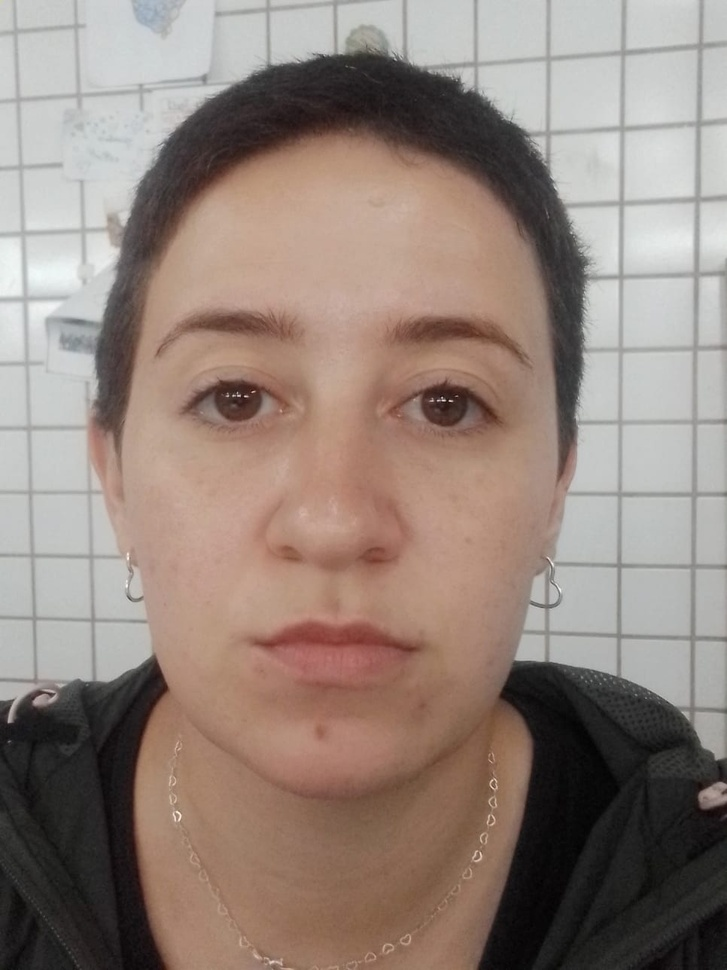
#> input picture projeto_final/ana.jpeg, 727 x 970 px, shrunk from 966 x 1288 before the run, found by its file name
$ python questao3.py
#> lines starting #> are read from the running program, lines starting #| are printed output that depends on the picture
import matplotlib.pyplot as plt
import matplotlib.image as mpimg
import numpy as np

img = mpimg.imread('/home/ananeves/Documents/Github/python_UFMA/ana.jpeg')
#> img is the input picture: shape (970, 727, 3); mean R, G, B 147.6, 131.6, 123
imgplot = plt.imshow(img)
plt.show()

plt.imshow(img[:, :, 1], cmap="gray", vmin=0, vmax=255, interpolation="none")
plt.show()
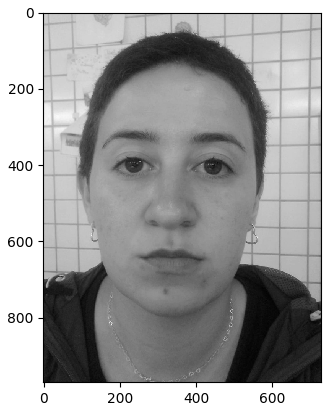
#> figure drawn by matplotlib, 1 panel

plt.imshow(np.rot90(img))
plt.show()
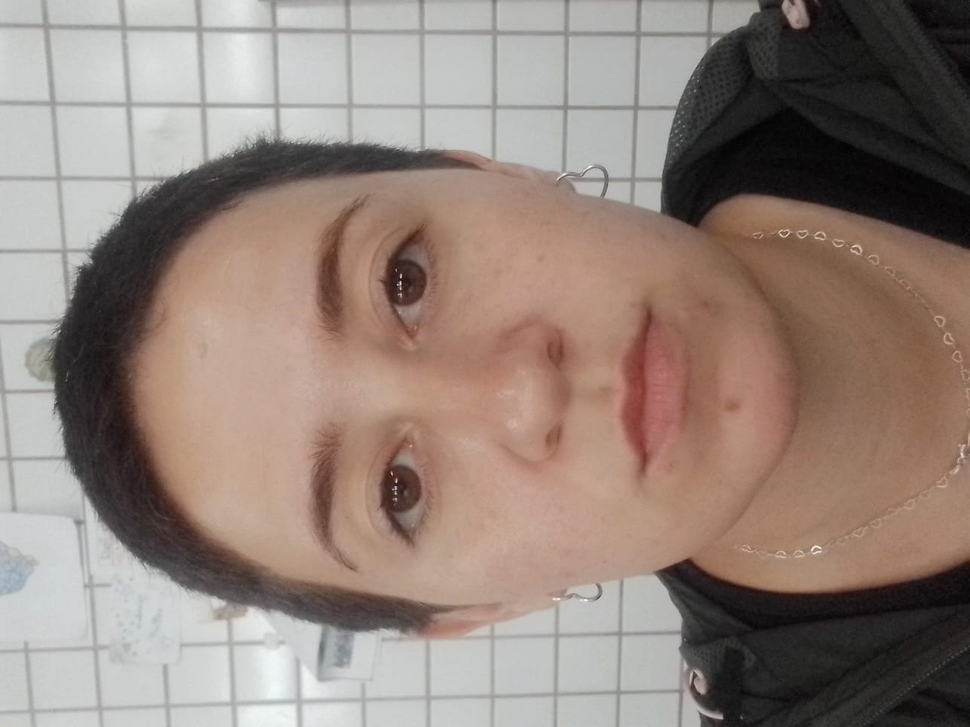
#> shown: shape (727, 970, 3); mean R, G, B 147.6, 131.6, 123

plt.imshow(np.rot90(img, k=3))
plt.show()
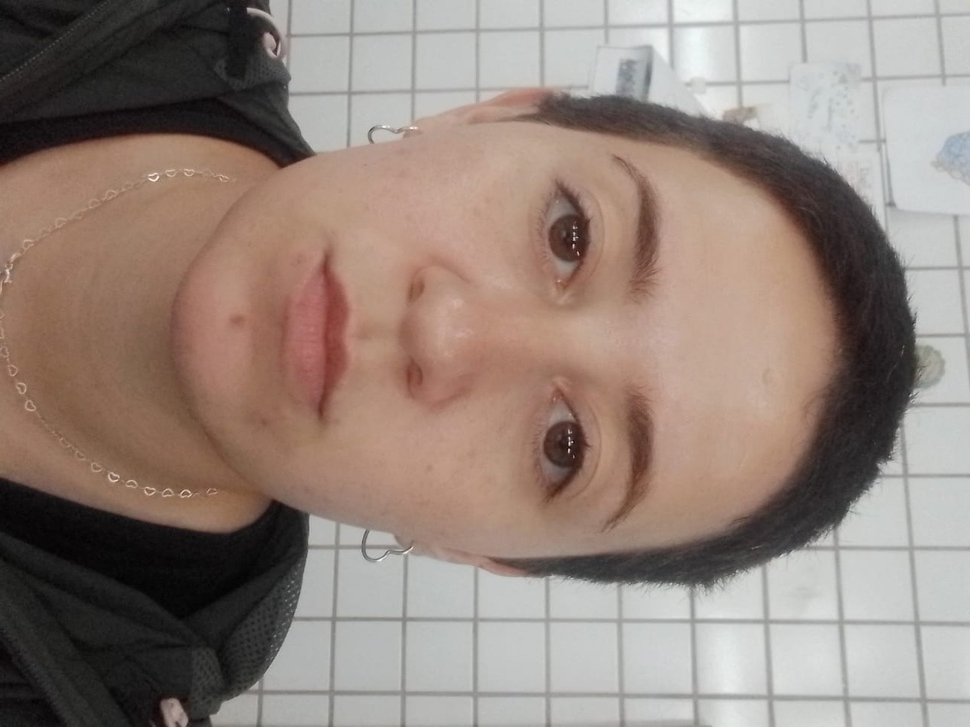
#> shown: shape (727, 970, 3); mean R, G, B 147.6, 131.6, 123
